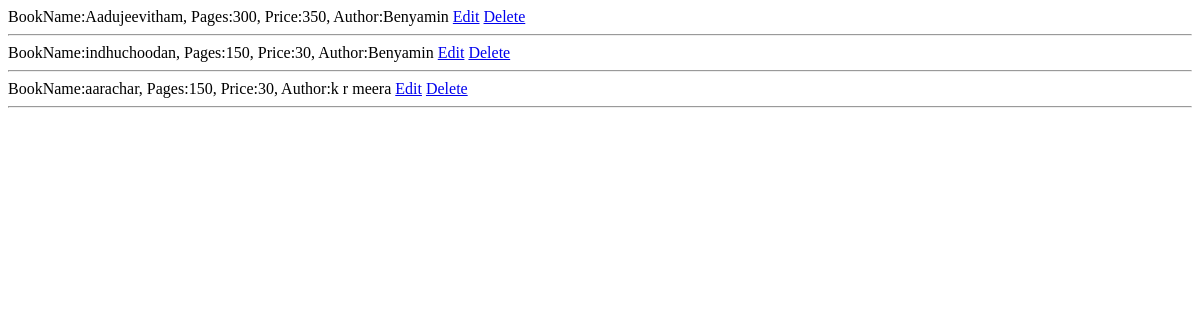
Page /books/list on the earlier database version.
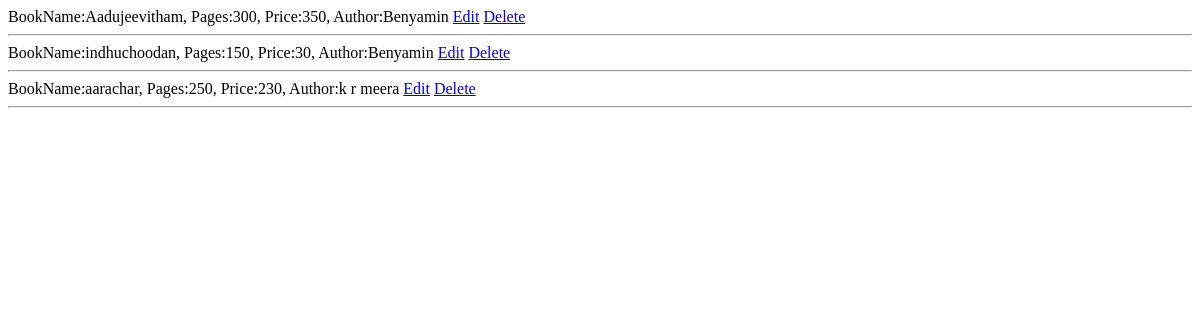
Same page on the later database version.
### books/models.py (models this page shows, shortened)
class Book(models.Model):
    book_name=models.CharField(max_length=120,unique=True)
    pages=models.IntegerField()
    price=models.IntegerField()
    author=models.CharField(max_length=120)

### books/views.py (the view)
# urls.py: path('list',BookList.as_view(),name="list"),
class BookList(TemplateView):
    model=Book
    template_name = "books/book_list.html"
    context={}
    def get_query_set(self):
        return self.model.objects.all()
    def get(self, request, *args, **kwargs):
        self.context["books"]=self.get_query_set()
        return render(request,self.template_name,self.context)

### books/templates/books/book_list.html (shortened to what this page needs)
<!DOCTYPE html>
<html lang="en">
<head>
</head>
<body>
{%for book in books%}
BookName:{{book.book_name}},
Pages:{{book.pages}},
Price:{{book.price}},
Author:{{book.author}}
<a href="{%url 'edit' book.id%}">Edit</a>
<a href="{%url 'delete' book.id%}">Delete</a>
<hr>
{% endfor %}
</body>
</html>

Differences in the rows shown:
changed Book "aarachar": pages "150" → "250"; price "30" → "230"
